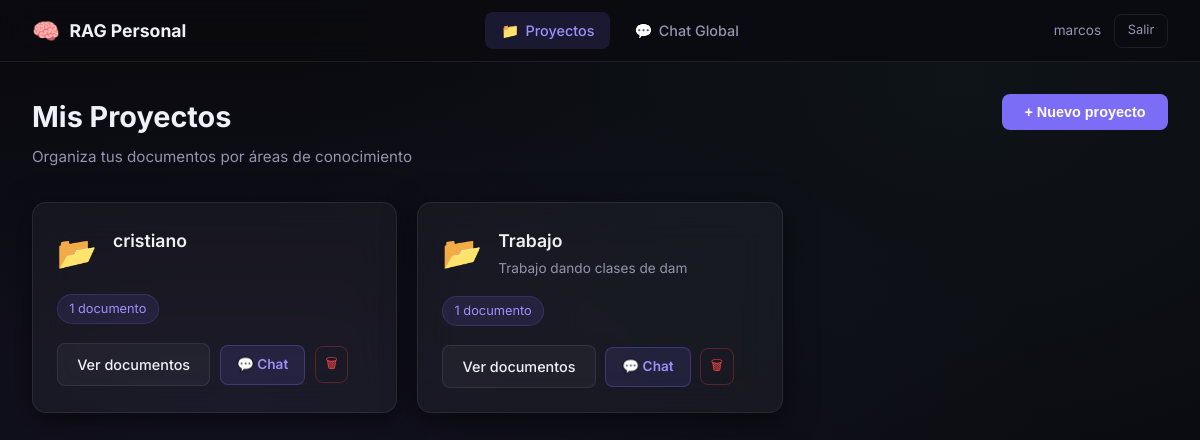
The page / (signed in) on the database its author committed.
### tables this page shows
CREATE TABLE usuarios (
        id INTEGER PRIMARY KEY AUTOINCREMENT,
        nombre TEXT NOT NULL,
        email TEXT NOT NULL UNIQUE,
        password_hash TEXT NOT NULL,
        creado_en TEXT NOT NULL
    );

CREATE TABLE proyectos (
        id INTEGER PRIMARY KEY AUTOINCREMENT,
        usuario_id INTEGER NOT NULL,
        nombre TEXT NOT NULL,
        descripcion TEXT,
        creado_en TEXT NOT NULL,
        FOREIGN KEY(usuario_id) REFERENCES usuarios(id)
    );

### main.py (the view)
@app.get("/", response_class=HTMLResponse)
async def dashboard(request: Request):
    u = usuario_actual(request)
    if not u:
        return RedirectResponse("/login", status_code=303)
    conn = conectar()
    proyectos = conn.execute(
        "SELECT * FROM proyectos WHERE usuario_id = ? ORDER BY creado_en DESC",
        (u["id"],)
    ).fetchall()
    stats = {}
    for p in proyectos:
        row = conn.execute(
            "SELECT COUNT(*) as total FROM documentos WHERE proyecto_id = ?",
            (p["id"],)
        ).fetchone()
        stats[p["id"]] = row["total"]
    conn.close()
    return templates.TemplateResponse("dashboard.html", {
        "request": request,
        "usuario": u,
        "proyectos": proyectos,
        "stats": stats,
        "activo": "dashboard",
    })

### templates/dashboard.html (shortened to what this page needs)
{% extends "base.html" %}
{% block content %}
<div class="page-header">
  <div>
    <h1 class="page-title">Mis Proyectos</h1>
    <p class="page-subtitle">Organiza tus documentos por áreas de conocimiento</p>
  </div>
  <button class="btn-primary" onclick="abrirModal('modal-nuevo-proyecto')">
    + Nuevo proyecto
  </button>
</div>
{% if proyectos %}
<div class="grid-proyectos">
  {% for p in proyectos %}
  <div class="card-proyecto glass">
    <div class="card-proyecto-header">
      <div class="proyecto-icon">📂</div>
      <div class="proyecto-meta">
        <h3 class="proyecto-nombre">{{ p.nombre }}</h3>
        {% if p.descripcion %}
          <p class="proyecto-desc">{{ p.descripcion }}</p>
        {% endif %}
      </div>
    </div>
    <div class="proyecto-stats">
      <span class="stat-badge">{{ stats[p.id] }} documento{{ 's' if stats[p.id] != 1 else '' }}</span>
    </div>
    <div class="proyecto-acciones">
      <a href="/proyectos/{{ p.id }}" class="btn-secondary">Ver documentos</a>
      <a href="/chat/{{ p.id }}" class="btn-chat">💬 Chat</a>
      <form method="post" action="/proyectos/{{ p.id }}/eliminar" style="display:inline"
            onsubmit="return confirm('¿Eliminar proyecto {{ p.nombre }}?')">
        <button type="submit" class="btn-danger-sm">🗑</button>
      </form>
    </div>
  </div>
  {% endfor %}
</div>
{% endif %}
{% endblock %}

### templates/base.html (shortened to what this page needs)
<!DOCTYPE html>
<html lang="es">
<head>
  <link rel="stylesheet" href="/static/style.css">
</head>
<body>
  {% if request.session.get("usuario_id") %}
  <nav class="navbar">
    <div class="nav-brand">
      <span class="nav-icon">🧠</span>
      <span class="nav-title">RAG Personal</span>
    </div>
    <div class="nav-links">
      <a href="/" class="nav-link {% if activo == 'dashboard' %}active{% endif %}">
        <span>📁</span> Proyectos
      </a>
      <a href="/chat" class="nav-link {% if activo == 'chat' %}active{% endif %}">
        <span>💬</span> Chat Global
      </a>
    </div>
    <div class="nav-user">
      <span class="nav-username">{{ usuario.nombre if usuario else "" }}</span>
      <a href="/logout" class="btn-logout">Salir</a>
    </div>
  </nav>
  {% endif %}
  <main class="main-content">
    {% block content %}{% endblock %}
  </main>
</body>
</html>

### rows shown on the page
usuarios: nombre "marcos"
proyectos: nombre "cristiano", stats "1"
proyectos: nombre "Trabajo", descripcion "Trabajo dando clases de dam", id "1"
